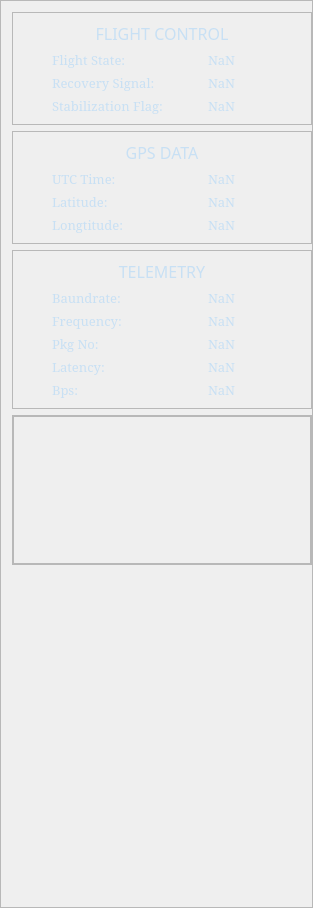
        <widget class="QFrame" name="frame_3">
         <property name="minimumSize">
          <size>
           <width>0</width>
           <height>300</height>
          </size>
         </property>
         <property name="maximumSize">
          <size>
           <width>300</width>
           <height>16777215</height>
          </size>
         </property>
         <property name="styleSheet">
          <string notr="true">color: rgb(200, 224, 244);</string>
         </property>
         <property name="frameShape">
          <enum>QFrame::StyledPanel</enum>
         </property>
         <property name="frameShadow">
          <enum>QFrame::Raised</enum>
         </property>
         <layout class="QVBoxLayout" name="verticalLayout_7">
          <property name="rightMargin">
           <number>0</number>
          </property>
          <item>
           <widget class="QFrame" name="frame_4">
            <property name="minimumSize">
             <size>
              <width>300</width>
              <height>0</height>
             </size>
            </property>
            <property name="frameShape">
             <enum>QFrame::StyledPanel</enum>
            </property>
            <property name="frameShadow">
             <enum>QFrame::Raised</enum>
            </property>
            <layout class="QVBoxLayout" name="verticalLayout_4">
             <item>
              <widget class="QLabel" name="label_35">
               <property name="enabled">
                <bool>true</bool>
               </property>
               <property name="sizePolicy">
                <sizepolicy hsizetype="Preferred" vsizetype="Maximum">
                 <horstretch>0</horstretch>
                 <verstretch>0</verstretch>
                </sizepolicy>
               </property>
               <property name="font">
                <font>
                 <family>Montserrat ExtraBold</family>
                 <pointsize>12</pointsize>
                 <kerning>true</kerning>
                </font>
               </property>
               <property name="tabletTracking">
                <bool>false</bool>
               </property>
               <property name="text">
                <string>FLIGHT CONTROL</string>
               </property>
               <property name="alignment">
                <set>Qt::AlignCenter</set>
               </property>
              </widget>
             </item>
             <item>
              <layout class="QGridLayout" name="gridLayout_4">
               <property name="leftMargin">
                <number>30</number>
               </property>
               <property name="verticalSpacing">
                <number>5</number>
               </property>
               <item row="2" column="1">
                <widget class="QLabel" name="label_37">
                 <property name="sizePolicy">
                  <sizepolicy hsizetype="Preferred" vsizetype="Maximum">
                   <horstretch>0</horstretch>
                   <verstretch>0</verstretch>
                  </sizepolicy>
                 </property>
                 <property name="font">
                  <font>
                   <family>Noto Serif</family>
                   <pointsize>10</pointsize>
                   <weight>50</weight>
                   <italic>false</italic>
                   <bold>false</bold>
                   <underline>false</underline>
                   <kerning>true</kerning>
                  </font>
                 </property>
                 <property name="text">
                  <string>NaN</string>
                 </property>
                </widget>
               </item>
               <item row="0" column="1">
                <widget class="QLabel" name="flight_state_lbl">
                 <property name="sizePolicy">
                  <sizepolicy hsizetype="Preferred" vsizetype="Maximum">
                   <horstretch>0</horstretch>
                   <verstretch>0</verstretch>
                  </sizepolicy>
                 </property>
                 <property name="font">
                  <font>
                   <family>Noto Serif</family>
                   <pointsize>10</pointsize>
                   <weight>50</weight>
                   <italic>false</italic>
                   <bold>false</bold>
                   <underline>false</underline>
                   <kerning>true</kerning>
                  </font>
                 </property>
                 <property name="text">
                  <string>NaN</string>
                 </property>
                </widget>
               </item>
               <item row="1" column="1">
                <widget class="QLabel" name="recovery_signal_lbl">
                 <property name="sizePolicy">
                  <sizepolicy hsizetype="Preferred" vsizetype="Maximum">
                   <horstretch>0</horstretch>
                   <verstretch>0</verstretch>
                  </sizepolicy>
                 </property>
                 <property name="font">
                  <font>
                   <family>Noto Serif</family>
                   <pointsize>10</pointsize>
                   <weight>50</weight>
                   <italic>false</italic>
                   <bold>false</bold>
                   <underline>false</underline>
                   <kerning>true</kerning>
                  </font>
                 </property>
                 <property name="text">
                  <string>NaN</string>
                 </property>
                </widget>
               </item>
               <item row="0" column="0">
                <widget class="QLabel" name="label_41">
                 <property name="enabled">
                  <bool>true</bool>
                 </property>
                 <property name="sizePolicy">
                  <sizepolicy hsizetype="Preferred" vsizetype="Maximum">
                   <horstretch>0</horstretch>
                   <verstretch>0</verstretch>
                  </sizepolicy>
                 </property>
                 <property name="minimumSize">
                  <size>
                   <width>150</width>
                   <height>0</height>
                  </size>
                 </property>
                 <property name="font">
                  <font>
                   <family>Noto Serif</family>
                   <pointsize>10</pointsize>
                   <weight>50</weight>
                   <italic>false</italic>
                   <bold>false</bold>
                   <underline>false</underline>
                   <kerning>true</kerning>
                  </font>
                 </property>
                 <property name="text">
                  <string>Flight State:</string>
                 </property>
                </widget>
               </item>
               <item row="1" column="0">
                <widget class="QLabel" name="label_40">
                 <property name="sizePolicy">
                  <sizepolicy hsizetype="Preferred" vsizetype="Maximum">
                   <horstretch>0</horstretch>
                   <verstretch>0</verstretch>
                  </sizepolicy>
                 </property>
                 <property name="font">
                  <font>
                   <family>Noto Serif</family>
                   <pointsize>10</pointsize>
                   <weight>50</weight>
                   <italic>false</italic>
                   <bold>false</bold>
                   <underline>false</underline>
                   <kerning>true</kerning>
                  </font>
                 </property>
                 <property name="text">
                  <string>Recovery Signal:</string>
                 </property>
                </widget>
               </item>
               <item row="2" column="0">
                <widget class="QLabel" name="stabilization_flag_lbl">
                 <property name="sizePolicy">
                  <sizepolicy hsizetype="Preferred" vsizetype="Maximum">
                   <horstretch>0</horstretch>
                   <verstretch>0</verstretch>
                  </sizepolicy>
                 </property>
                 <property name="font">
                  <font>
                   <family>Noto Serif</family>
                   <pointsize>10</pointsize>
                   <weight>50</weight>
                   <italic>false</italic>
                   <bold>false</bold>
                   <underline>false</underline>
                   <kerning>true</kerning>
                  </font>
                 </property>
                 <property name="text">
                  <string>Stabilization Flag:</string>
                 </property>
                </widget>
               </item>
              </layout>
             </item>
            </layout>
           </widget>
          </item>
          <item>
           <widget class="QFrame" name="frame_5">
            <property name="frameShape">
             <enum>QFrame::StyledPanel</enum>
            </property>
            <property name="frameShadow">
             <enum>QFrame::Raised</enum>
            </property>
            <layout class="QVBoxLayout" name="verticalLayout_5">
             <item>
              <widget class="QLabel" name="label_42">
               <property name="enabled">
                <bool>true</bool>
               </property>
               <property name="sizePolicy">
                <sizepolicy hsizetype="Preferred" vsizetype="Preferred">
                 <horstretch>0</horstretch>
                 <verstretch>0</verstretch>
                </sizepolicy>
               </property>
               <property name="font">
                <font>
                 <family>Montserrat ExtraBold</family>
                 <pointsize>12</pointsize>
                 <kerning>true</kerning>
                </font>
               </property>
               <property name="tabletTracking">
                <bool>false</bool>
               </property>
               <property name="text">
                <string>GPS DATA</string>
               </property>
               <property name="alignment">
                <set>Qt::AlignCenter</set>
               </property>
              </widget>
             </item>
             <item>
              <layout class="QGridLayout" name="gridLayout_5">
               <property name="sizeConstraint">
                <enum>QLayout::SetDefaultConstraint</enum>
               </property>
               <property name="leftMargin">
                <number>30</number>
               </property>
               <property name="verticalSpacing">
                <number>5</number>
               </property>
               <item row="2" column="0">
                <widget class="QLabel" name="label_43">
                 <property name="sizePolicy">
                  <sizepolicy hsizetype="Preferred" vsizetype="Maximum">
                   <horstretch>0</horstretch>
                   <verstretch>0</verstretch>
                  </sizepolicy>
                 </property>
                 <property name="font">
                  <font>
                   <family>Noto Serif</family>
                   <pointsize>10</pointsize>
                   <weight>50</weight>
                   <italic>false</italic>
                   <bold>false</bold>
                   <underline>false</underline>
                   <kerning>true</kerning>
                  </font>
                 </property>
                 <property name="text">
                  <string>Longtitude:</string>
                 </property>
                </widget>
               </item>
               <item row="2" column="1">
                <widget class="QLabel" name="longtitude_lbl">
                 <property name="sizePolicy">
                  <sizepolicy hsizetype="Preferred" vsizetype="Maximum">
                   <horstretch>0</horstretch>
                   <verstretch>0</verstretch>
                  </sizepolicy>
                 </property>
                 <property name="font">
                  <font>
                   <family>Noto Serif</family>
                   <pointsize>10</pointsize>
                   <weight>50</weight>
                   <italic>false</italic>
                   <bold>false</bold>
                   <underline>false</underline>
                   <kerning>true</kerning>
                  </font>
                 </property>
                 <property name="text">
                  <string>NaN</string>
                 </property>
                </widget>
               </item>
               <item row="0" column="1">
                <widget class="QLabel" name="utc_time_lbl">
                 <property name="sizePolicy">
                  <sizepolicy hsizetype="Preferred" vsizetype="Maximum">
                   <horstretch>0</horstretch>
                   <verstretch>0</verstretch>
                  </sizepolicy>
                 </property>
                 <property name="font">
                  <font>
                   <family>Noto Serif</family>
                   <pointsize>10</pointsize>
                   <weight>50</weight>
                   <italic>false</italic>
                   <bold>false</bold>
                   <underline>false</underline>
                   <kerning>true</kerning>
                  </font>
                 </property>
                 <property name="text">
                  <string>NaN</string>
                 </property>
                </widget>
               </item>
               <item row="1" column="1">
                <widget class="QLabel" name="latitude_lbl">
                 <property name="sizePolicy">
                  <sizepolicy hsizetype="Preferred" vsizetype="Maximum">
                   <horstretch>0</horstretch>
                   <verstretch>0</verstretch>
                  </sizepolicy>
                 </property>
                 <property name="font">
                  <font>
                   <family>Noto Serif</family>
                   <pointsize>10</pointsize>
                   <weight>50</weight>
                   <italic>false</italic>
                   <bold>false</bold>
                   <underline>false</underline>
                   <kerning>true</kerning>
                  </font>
                 </property>
                 <property name="text">
                  <string>NaN</string>
                 </property>
                </widget>
               </item>
               <item row="1" column="0">
                <widget class="QLabel" name="label_47">
                 <property name="sizePolicy">
                  <sizepolicy hsizetype="Preferred" vsizetype="Maximum">
                   <horstretch>0</horstretch>
                   <verstretch>0</verstretch>
                  </sizepolicy>
                 </property>
                 <property name="font">
                  <font>
                   <family>Noto Serif</family>
                   <pointsize>10</pointsize>
                   <weight>50</weight>
                   <italic>false</italic>
                   <bold>false</bold>
                   <underline>false</underline>
                   <kerning>true</kerning>
                  </font>
                 </property>
                 <property name="text">
                  <string>Latitude:</string>
                 </property>
                </widget>
               </item>
               <item row="0" column="0">
                <widget class="QLabel" name="label_48">
                 <property name="sizePolicy">
                  <sizepolicy hsizetype="Preferred" vsizetype="Maximum">
                   <horstretch>0</horstretch>
                   <verstretch>0</verstretch>
                  </sizepolicy>
                 </property>
                 <property name="minimumSize">
                  <size>
                   <width>150</width>
                   <height>0</height>
                  </size>
                 </property>
                 <property name="font">
                  <font>
                   <family>Noto Serif</family>
                   <pointsize>10</pointsize>
                   <weight>50</weight>
                   <italic>false</italic>
                   <bold>false</bold>
                   <underline>false</underline>
                   <kerning>true</kerning>
                  </font>
                 </property>
                 <property name="text">
                  <string>UTC Time:</string>
                 </property>
                </widget>
               </item>
              </layout>
             </item>
            </layout>
           </widget>
          </item>
          <item>
           <widget class="QFrame" name="frame_6">
            <property name="frameShape">
             <enum>QFrame::StyledPanel</enum>
            </property>
            <property name="frameShadow">
             <enum>QFrame::Raised</enum>
            </property>
            <layout class="QVBoxLayout" name="verticalLayout_6">
             <item>
              <widget class="QLabel" name="label_49">
               <property name="enabled">
                <bool>true</bool>
               </property>
               <property name="sizePolicy">
                <sizepolicy hsizetype="Preferred" vsizetype="Preferred">
                 <horstretch>0</horstretch>
                 <verstretch>0</verstretch>
                </sizepolicy>
               </property>
               <property name="font">
                <font>
                 <family>Montserrat ExtraBold</family>
                 <pointsize>12</pointsize>
                 <kerning>true</kerning>
                </font>
               </property>
               <property name="tabletTracking">
                <bool>false</bool>
               </property>
               <property name="text">
                <string>TELEMETRY</string>
               </property>
               <property name="alignment">
                <set>Qt::AlignCenter</set>
               </property>
              </widget>
             </item>
             <item>
              <layout class="QGridLayout" name="gridLayout_6">
               <property name="leftMargin">
                <number>30</number>
               </property>
               <property name="verticalSpacing">
                <number>5</number>
               </property>
               <item row="1" column="1">
                <widget class="QLabel" name="frequency_lbl">
                 <property name="sizePolicy">
                  <sizepolicy hsizetype="Preferred" vsizetype="Maximum">
                   <horstretch>0</horstretch>
                   <verstretch>0</verstretch>
                  </sizepolicy>
                 </property>
                 <property name="font">
                  <font>
                   <family>Noto Serif</family>
                   <pointsize>10</pointsize>
                   <weight>50</weight>
                   <italic>false</italic>
                   <bold>false</bold>
                   <underline>false</underline>
                   <kerning>true</kerning>
                  </font>
                 </property>
                 <property name="text">
                  <string>NaN</string>
                 </property>
                </widget>
               </item>
               <item row="0" column="1">
                <widget class="QLabel" name="baundrate_lbl">
                 <property name="sizePolicy">
                  <sizepolicy hsizetype="Preferred" vsizetype="Maximum">
                   <horstretch>0</horstretch>
                   <verstretch>0</verstretch>
                  </sizepolicy>
                 </property>
                 <property name="font">
                  <font>
                   <family>Noto Serif</family>
                   <pointsize>10</pointsize>
                   <weight>50</weight>
                   <italic>false</italic>
                   <bold>false</bold>
                   <underline>false</underline>
                   <kerning>true</kerning>
                  </font>
                 </property>
                 <property name="text">
                  <string>NaN</string>
                 </property>
                </widget>
               </item>
               <item row="4" column="1">
                <widget class="QLabel" name="bps_lbl">
                 <property name="sizePolicy">
                  <sizepolicy hsizetype="Preferred" vsizetype="Maximum">
                   <horstretch>0</horstretch>
                   <verstretch>0</verstretch>
                  </sizepolicy>
                 </property>
                 <property name="font">
                  <font>
                   <family>Noto Serif</family>
                   <pointsize>10</pointsize>
                   <weight>50</weight>
                   <italic>false</italic>
                   <bold>false</bold>
                   <underline>false</underline>
                   <kerning>true</kerning>
                  </font>
                 </property>
                 <property name="text">
                  <string>NaN</string>
                 </property>
                </widget>
               </item>
               <item row="0" column="0">
                <widget class="QLabel" name="label_55">
                 <property name="sizePolicy">
                  <sizepolicy hsizetype="Preferred" vsizetype="Maximum">
                   <horstretch>0</horstretch>
                   <verstretch>0</verstretch>
                  </sizepolicy>
                 </property>
                 <property name="minimumSize">
                  <size>
                   <width>150</width>
                   <height>0</height>
                  </size>
                 </property>
                 <property name="font">
                  <font>
                   <family>Noto Serif</family>
                   <pointsize>10</pointsize>
                   <weight>50</weight>
                   <italic>false</italic>
                   <bold>false</bold>
                   <underline>false</underline>
                   <kerning>true</kerning>
                  </font>
                 </property>
                 <property name="text">
                  <string>Baundrate:</string>
                 </property>
                </widget>
               </item>
               <item row="3" column="1">
                <widget class="QLabel" name="latency_lbl">
                 <property name="sizePolicy">
                  <sizepolicy hsizetype="Preferred" vsizetype="Maximum">
                   <horstretch>0</horstretch>
                   <verstretch>0</verstretch>
                  </sizepolicy>
                 </property>
                 <property name="font">
                  <font>
                   <family>Noto Serif</family>
                   <pointsize>10</pointsize>
                   <weight>50</weight>
                   <italic>false</italic>
                   <bold>false</bold>
                   <underline>false</underline>
                   <kerning>true</kerning>
                  </font>
                 </property>
                 <property name="text">
                  <string>NaN</string>
                 </property>
                </widget>
               </item>
               <item row="2" column="1">
                <widget class="QLabel" name="pkg_no_lbl">
                 <property name="sizePolicy">
                  <sizepolicy hsizetype="Preferred" vsizetype="Maximum">
                   <horstretch>0</horstretch>
                   <verstretch>0</verstretch>
                  </sizepolicy>
                 </property>
                 <property name="font">
                  <font>
                   <family>Noto Serif</family>
                   <pointsize>10</pointsize>
                   <weight>50</weight>
                   <italic>false</italic>
                   <bold>false</bold>
                   <underline>false</underline>
                   <kerning>true</kerning>
                  </font>
                 </property>
                 <property name="text">
                  <string>NaN</string>
                 </property>
                </widget>
               </item>
               <item row="2" column="0">
                <widget class="QLabel" name="label_58">
                 <property name="sizePolicy">
                  <sizepolicy hsizetype="Preferred" vsizetype="Maximum">
                   <horstretch>0</horstretch>
                   <verstretch>0</verstretch>
                  </sizepolicy>
                 </property>
                 <property name="font">
                  <font>
                   <family>Noto Serif</family>
                   <pointsize>10</pointsize>
                   <weight>50</weight>
                   <italic>false</italic>
                   <bold>false</bold>
                   <underline>false</underline>
                   <kerning>true</kerning>
                  </font>
                 </property>
                 <property name="text">
                  <string>Pkg No:</string>
                 </property>
                </widget>
               </item>
               <item row="3" column="0">
                <widget class="QLabel" name="label_50">
                 <property name="sizePolicy">
                  <sizepolicy hsizetype="Preferred" vsizetype="Maximum">
                   <horstretch>0</horstretch>
                   <verstretch>0</verstretch>
                  </sizepolicy>
                 </property>
                 <property name="font">
                  <font>
                   <family>Noto Serif</family>
                   <pointsize>10</pointsize>
                   <weight>50</weight>
                   <italic>false</italic>
                   <bold>false</bold>
                   <underline>false</underline>
                   <kerning>true</kerning>
                  </font>
                 </property>
                 <property name="text">
                  <string>Latency:</string>
                 </property>
                </widget>
               </item>
               <item row="1" column="0">
                <widget class="QLabel" name="label_51">
                 <property name="sizePolicy">
                  <sizepolicy hsizetype="Preferred" vsizetype="Maximum">
                   <horstretch>0</horstretch>
                   <verstretch>0</verstretch>
                  </sizepolicy>
                 </property>
                 <property name="font">
                  <font>
                   <family>Noto Serif</family>
                   <pointsize>10</pointsize>
                   <weight>50</weight>
                   <italic>false</italic>
                   <bold>false</bold>
                   <underline>false</underline>
                   <kerning>true</kerning>
                  </font>
                 </property>
                 <property name="text">
                  <string>Frequency:</string>
                 </property>
                </widget>
               </item>
               <item row="4" column="0">
                <widget class="QLabel" name="label_57">
                 <property name="sizePolicy">
                  <sizepolicy hsizetype="Preferred" vsizetype="Maximum">
                   <horstretch>0</horstretch>
                   <verstretch>0</verstretch>
                  </sizepolicy>
                 </property>
                 <property name="font">
                  <font>
                   <family>Noto Serif</family>
                   <pointsize>10</pointsize>
                   <weight>50</weight>
                   <italic>false</italic>
                   <bold>false</bold>
                   <underline>false</underline>
                   <kerning>true</kerning>
                  </font>
                 </property>
                 <property name="text">
                  <string>Bps:</string>
                 </property>
                </widget>
               </item>
              </layout>
             </item>
            </layout>
           </widget>
          </item>
          <item>
           <widget class="QFrame" name="frame_7">
            <property name="minimumSize">
             <size>
              <width>100</width>
              <height>150</height>
             </size>
            </property>
            <property name="frameShape">
             <enum>QFrame::StyledPanel</enum>
            </property>
            <property name="frameShadow">
             <enum>QFrame::Raised</enum>
            </property>
            <layout class="QVBoxLayout" name="verticalLayout_8">
             <property name="spacing">
              <number>0</number>
             </property>
             <property name="leftMargin">
              <number>0</number>
             </property>
             <property name="topMargin">
              <number>0</number>
             </property>
             <property name="rightMargin">
              <number>0</number>
             </property>
             <property name="bottomMargin">
              <number>0</number>
             </property>
             <item>
              <widget class="QFrame" name="latency_frame">
               <property name="minimumSize">
                <size>
                 <width>0</width>
                 <height>120</height>
                </size>
               </property>
               <property name="frameShape">
                <enum>QFrame::StyledPanel</enum>
               </property>
               <property name="frameShadow">
                <enum>QFrame::Raised</enum>
               </property>
               <layout class="QVBoxLayout" name="verticalLayout_14">
                <property name="spacing">
                 <number>0</number>
                </property>
                <property name="leftMargin">
                 <number>0</number>
                </property>
                <property name="topMargin">
                 <number>0</number>
                </property>
                <property name="rightMargin">
                 <number>0</number>
                </property>
                <property name="bottomMargin">
                 <number>0</number>
                </property>
                <item>
                 <layout class="QVBoxLayout" name="latency_Vlayout">
                  <property name="spacing">
                   <number>0</number>
                  </property>
                 </layout>
                </item>
               </layout>
              </widget>
             </item>
            </layout>
           </widget>
          </item>
          <item>
           <spacer name="verticalSpacer_2">
            <property name="orientation">
             <enum>Qt::Vertical</enum>
            </property>
            <property name="sizeHint" stdset="0">
             <size>
              <width>20</width>
              <height>331</height>
             </size>
            </property>
           </spacer>
          </item>
         </layout>
        </widget>
